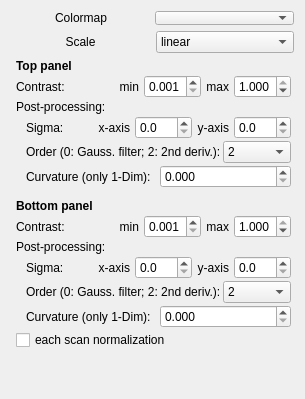
         <widget class="QWidget" name="ColorScalePage">
          <property name="geometry">
           <rect>
            <x>0</x>
            <y>0</y>
            <width>305</width>
            <height>399</height>
           </rect>
          </property>
          <property name="sizePolicy">
           <sizepolicy hsizetype="Preferred" vsizetype="Expanding">
            <horstretch>0</horstretch>
            <verstretch>0</verstretch>
           </sizepolicy>
          </property>
          <attribute name="label">
           <string> ▶  Colorscale and signal processing</string>
          </attribute>
          <layout class="QVBoxLayout" name="verticalLayout_8">
           <item>
            <layout class="QHBoxLayout" name="ColorMap">
             <property name="spacing">
              <number>4</number>
             </property>
             <property name="sizeConstraint">
              <enum>QLayout::SetMinimumSize</enum>
             </property>
             <property name="topMargin">
              <number>0</number>
             </property>
             <item>
              <widget class="QLabel" name="ql_cmaps">
               <property name="sizePolicy">
                <sizepolicy hsizetype="Minimum" vsizetype="Preferred">
                 <horstretch>0</horstretch>
                 <verstretch>0</verstretch>
                </sizepolicy>
               </property>
               <property name="text">
                <string>Colormap</string>
               </property>
               <property name="alignment">
                <set>Qt::AlignCenter</set>
               </property>
              </widget>
             </item>
             <item>
              <widget class="QComboBox" name="qcb_cmaps">
               <property name="sizePolicy">
                <sizepolicy hsizetype="Minimum" vsizetype="Maximum">
                 <horstretch>0</horstretch>
                 <verstretch>0</verstretch>
                </sizepolicy>
               </property>
               <property name="minimumSize">
                <size>
                 <width>0</width>
                 <height>10</height>
                </size>
               </property>
               <property name="styleSheet">
                <string notr="true"/>
               </property>
               <property name="editable">
                <bool>false</bool>
               </property>
              </widget>
             </item>
            </layout>
           </item>
           <item>
            <layout class="QHBoxLayout" name="horizontalLayout_2">
             <property name="rightMargin">
              <number>0</number>
             </property>
             <item>
              <widget class="QLabel" name="ql_cmapscale">
               <property name="sizePolicy">
                <sizepolicy hsizetype="Minimum" vsizetype="Preferred">
                 <horstretch>0</horstretch>
                 <verstretch>0</verstretch>
                </sizepolicy>
               </property>
               <property name="text">
                <string>Scale</string>
               </property>
               <property name="alignment">
                <set>Qt::AlignCenter</set>
               </property>
              </widget>
             </item>
             <item>
              <widget class="QComboBox" name="qcb_cmapscale">
               <property name="styleSheet">
                <string notr="true"/>
               </property>
               <item>
                <property name="text">
                 <string>linear</string>
                </property>
               </item>
               <item>
                <property name="text">
                 <string>log</string>
                </property>
               </item>
               <item>
                <property name="text">
                 <string>power</string>
                </property>
               </item>
              </widget>
             </item>
            </layout>
           </item>
           <item>
            <layout class="QVBoxLayout" name="TopPanel">
             <property name="spacing">
              <number>2</number>
             </property>
             <property name="leftMargin">
              <number>5</number>
             </property>
             <property name="topMargin">
              <number>0</number>
             </property>
             <property name="rightMargin">
              <number>3</number>
             </property>
             <property name="bottomMargin">
              <number>5</number>
             </property>
             <item>
              <widget class="QLabel" name="label_22">
               <property name="sizePolicy">
                <sizepolicy hsizetype="Minimum" vsizetype="Preferred">
                 <horstretch>0</horstretch>
                 <verstretch>0</verstretch>
                </sizepolicy>
               </property>
               <property name="font">
                <font>
                 <pointsize>9</pointsize>
                 <weight>75</weight>
                 <bold>true</bold>
                </font>
               </property>
               <property name="layoutDirection">
                <enum>Qt::LeftToRight</enum>
               </property>
               <property name="text">
                <string>Top panel</string>
               </property>
               <property name="alignment">
                <set>Qt::AlignLeading|Qt::AlignLeft|Qt::AlignVCenter</set>
               </property>
              </widget>
             </item>
             <item>
              <layout class="QHBoxLayout" name="MinMaxTP">
               <property name="spacing">
                <number>5</number>
               </property>
               <property name="leftMargin">
                <number>0</number>
               </property>
               <property name="topMargin">
                <number>0</number>
               </property>
               <item>
                <widget class="QLabel" name="label_27">
                 <property name="text">
                  <string>Contrast:</string>
                 </property>
                </widget>
               </item>
               <item>
                <spacer name="horizontalSpacer">
                 <property name="orientation">
                  <enum>Qt::Horizontal</enum>
                 </property>
                 <property name="sizeHint" stdset="0">
                  <size>
                   <width>40</width>
                   <height>20</height>
                  </size>
                 </property>
                </spacer>
               </item>
               <item>
                <widget class="QLabel" name="label_21">
                 <property name="enabled">
                  <bool>true</bool>
                 </property>
                 <property name="text">
                  <string>min</string>
                 </property>
                 <property name="alignment">
                  <set>Qt::AlignRight|Qt::AlignTrailing|Qt::AlignVCenter</set>
                 </property>
                </widget>
               </item>
               <item>
                <widget class="QDoubleSpinBox" name="qsb_top_zmin">
                 <property name="enabled">
                  <bool>true</bool>
                 </property>
                 <property name="decimals">
                  <number>3</number>
                 </property>
                 <property name="minimum">
                  <double>0.001000000000000</double>
                 </property>
                 <property name="maximum">
                  <double>1.000000000000000</double>
                 </property>
                 <property name="singleStep">
                  <double>0.050000000000000</double>
                 </property>
                 <property name="value">
                  <double>0.001000000000000</double>
                 </property>
                </widget>
               </item>
               <item>
                <widget class="QLabel" name="label_20">
                 <property name="enabled">
                  <bool>true</bool>
                 </property>
                 <property name="text">
                  <string>max</string>
                 </property>
                 <property name="alignment">
                  <set>Qt::AlignRight|Qt::AlignTrailing|Qt::AlignVCenter</set>
                 </property>
                </widget>
               </item>
               <item>
                <widget class="QDoubleSpinBox" name="qsb_top_zmax">
                 <property name="enabled">
                  <bool>true</bool>
                 </property>
                 <property name="decimals">
                  <number>3</number>
                 </property>
                 <property name="minimum">
                  <double>0.001000000000000</double>
                 </property>
                 <property name="maximum">
                  <double>1.000000000000000</double>
                 </property>
                 <property name="singleStep">
                  <double>0.050000000000000</double>
                 </property>
                 <property name="value">
                  <double>1.000000000000000</double>
                 </property>
                </widget>
               </item>
              </layout>
             </item>
             <item>
              <widget class="QLabel" name="label_25">
               <property name="text">
                <string>Post-processing:</string>
               </property>
              </widget>
             </item>
             <item>
              <layout class="QHBoxLayout" name="ParamsTP">
               <property name="spacing">
                <number>5</number>
               </property>
               <property name="leftMargin">
                <number>10</number>
               </property>
               <property name="topMargin">
                <number>0</number>
               </property>
               <item>
                <widget class="QLabel" name="label_26">
                 <property name="sizePolicy">
                  <sizepolicy hsizetype="Minimum" vsizetype="Preferred">
                   <horstretch>0</horstretch>
                   <verstretch>0</verstretch>
                  </sizepolicy>
                 </property>
                 <property name="text">
                  <string>Sigma:</string>
                 </property>
                 <property name="alignment">
                  <set>Qt::AlignLeading|Qt::AlignLeft|Qt::AlignVCenter</set>
                 </property>
                </widget>
               </item>
               <item>
                <spacer name="horizontalSpacer_3">
                 <property name="orientation">
                  <enum>Qt::Horizontal</enum>
                 </property>
                 <property name="sizeHint" stdset="0">
                  <size>
                   <width>40</width>
                   <height>20</height>
                  </size>
                 </property>
                </spacer>
               </item>
               <item>
                <widget class="QLabel" name="label_31">
                 <property name="enabled">
                  <bool>true</bool>
                 </property>
                 <property name="text">
                  <string>x-axis</string>
                 </property>
                 <property name="alignment">
                  <set>Qt::AlignRight|Qt::AlignTrailing|Qt::AlignVCenter</set>
                 </property>
                </widget>
               </item>
               <item>
                <widget class="QDoubleSpinBox" name="qsb_top_sigmax">
                 <property name="enabled">
                  <bool>true</bool>
                 </property>
                 <property name="decimals">
                  <number>1</number>
                 </property>
                 <property name="minimum">
                  <double>0.000000000000000</double>
                 </property>
                 <property name="maximum">
                  <double>100.000000000000000</double>
                 </property>
                 <property name="singleStep">
                  <double>0.100000000000000</double>
                 </property>
                </widget>
               </item>
               <item>
                <widget class="QLabel" name="label_32">
                 <property name="enabled">
                  <bool>true</bool>
                 </property>
                 <property name="text">
                  <string>y-axis</string>
                 </property>
                 <property name="alignment">
                  <set>Qt::AlignRight|Qt::AlignTrailing|Qt::AlignVCenter</set>
                 </property>
                </widget>
               </item>
               <item>
                <widget class="QDoubleSpinBox" name="qsb_top_sigmay">
                 <property name="enabled">
                  <bool>true</bool>
                 </property>
                 <property name="decimals">
                  <number>1</number>
                 </property>
                 <property name="maximum">
                  <double>100.000000000000000</double>
                 </property>
                 <property name="singleStep">
                  <double>0.100000000000000</double>
                 </property>
                 <property name="value">
                  <double>0.000000000000000</double>
                 </property>
                </widget>
               </item>
              </layout>
             </item>
             <item>
              <layout class="QHBoxLayout" name="horizontalLayout_8">
               <property name="leftMargin">
                <number>10</number>
               </property>
               <property name="bottomMargin">
                <number>0</number>
               </property>
               <item>
                <widget class="QLabel" name="label_23">
                 <property name="text">
                  <string>Order (0: Gauss. filter; 2: 2nd deriv.):</string>
                 </property>
                </widget>
               </item>
               <item>
                <widget class="QComboBox" name="qcb_top_order">
                 <item>
                  <property name="text">
                   <string>2</string>
                  </property>
                 </item>
                 <item>
                  <property name="text">
                   <string>1</string>
                  </property>
                 </item>
                 <item>
                  <property name="text">
                   <string>0</string>
                  </property>
                 </item>
                </widget>
               </item>
              </layout>
             </item>
             <item>
              <layout class="QHBoxLayout" name="horizontalLayout_11">
               <property name="leftMargin">
                <number>10</number>
               </property>
               <property name="topMargin">
                <number>0</number>
               </property>
               <item>
                <widget class="QLabel" name="label_41">
                 <property name="text">
                  <string>Curvature (only 1-Dim):</string>
                 </property>
                </widget>
               </item>
               <item>
                <widget class="QDoubleSpinBox" name="qsb_top_curvature">
                 <property name="decimals">
                  <number>3</number>
                 </property>
                 <property name="maximum">
                  <double>10000.000000000000000</double>
                 </property>
                 <property name="singleStep">
                  <double>0.010000000000000</double>
                 </property>
                </widget>
               </item>
              </layout>
             </item>
            </layout>
           </item>
           <item>
            <layout class="QVBoxLayout" name="BotPanel">
             <property name="spacing">
              <number>2</number>
             </property>
             <property name="leftMargin">
              <number>5</number>
             </property>
             <property name="topMargin">
              <number>0</number>
             </property>
             <property name="rightMargin">
              <number>3</number>
             </property>
             <property name="bottomMargin">
              <number>5</number>
             </property>
             <item>
              <widget class="QLabel" name="label_33">
               <property name="sizePolicy">
                <sizepolicy hsizetype="Minimum" vsizetype="Preferred">
                 <horstretch>0</horstretch>
                 <verstretch>0</verstretch>
                </sizepolicy>
               </property>
               <property name="font">
                <font>
                 <pointsize>9</pointsize>
                 <weight>75</weight>
                 <bold>true</bold>
                </font>
               </property>
               <property name="layoutDirection">
                <enum>Qt::LeftToRight</enum>
               </property>
               <property name="text">
                <string>Bottom panel</string>
               </property>
               <property name="alignment">
                <set>Qt::AlignLeading|Qt::AlignLeft|Qt::AlignVCenter</set>
               </property>
              </widget>
             </item>
             <item>
              <layout class="QHBoxLayout" name="MinMaxBP">
               <property name="spacing">
                <number>5</number>
               </property>
               <property name="leftMargin">
                <number>0</number>
               </property>
               <property name="topMargin">
                <number>0</number>
               </property>
               <item>
                <widget class="QLabel" name="label_34">
                 <property name="text">
                  <string>Contrast:</string>
                 </property>
                </widget>
               </item>
               <item>
                <spacer name="horizontalSpacer_4">
                 <property name="orientation">
                  <enum>Qt::Horizontal</enum>
                 </property>
                 <property name="sizeHint" stdset="0">
                  <size>
                   <width>40</width>
                   <height>20</height>
                  </size>
                 </property>
                </spacer>
               </item>
               <item>
                <widget class="QLabel" name="label_35">
                 <property name="enabled">
                  <bool>true</bool>
                 </property>
                 <property name="text">
                  <string>min</string>
                 </property>
                 <property name="alignment">
                  <set>Qt::AlignRight|Qt::AlignTrailing|Qt::AlignVCenter</set>
                 </property>
                </widget>
               </item>
               <item>
                <widget class="QDoubleSpinBox" name="qsb_bot_zmin">
                 <property name="enabled">
                  <bool>true</bool>
                 </property>
                 <property name="decimals">
                  <number>3</number>
                 </property>
                 <property name="minimum">
                  <double>0.001000000000000</double>
                 </property>
                 <property name="maximum">
                  <double>1.000000000000000</double>
                 </property>
                 <property name="singleStep">
                  <double>0.050000000000000</double>
                 </property>
                 <property name="value">
                  <double>0.001000000000000</double>
                 </property>
                </widget>
               </item>
               <item>
                <widget class="QLabel" name="label_36">
                 <property name="enabled">
                  <bool>true</bool>
                 </property>
                 <property name="text">
                  <string>max</string>
                 </property>
                 <property name="alignment">
                  <set>Qt::AlignRight|Qt::AlignTrailing|Qt::AlignVCenter</set>
                 </property>
                </widget>
               </item>
               <item>
                <widget class="QDoubleSpinBox" name="qsb_bot_zmax">
                 <property name="enabled">
                  <bool>true</bool>
                 </property>
                 <property name="decimals">
                  <number>3</number>
                 </property>
                 <property name="minimum">
                  <double>0.001000000000000</double>
                 </property>
                 <property name="maximum">
                  <double>1.000000000000000</double>
                 </property>
                 <property name="singleStep">
                  <double>0.050000000000000</double>
                 </property>
                 <property name="value">
                  <double>1.000000000000000</double>
                 </property>
                </widget>
               </item>
              </layout>
             </item>
             <item>
              <widget class="QLabel" name="label_28">
               <property name="text">
                <string>Post-processing:</string>
               </property>
              </widget>
             </item>
             <item>
              <layout class="QHBoxLayout" name="ParamsTP_2">
               <property name="spacing">
                <number>5</number>
               </property>
               <property name="leftMargin">
                <number>10</number>
               </property>
               <property name="topMargin">
                <number>0</number>
               </property>
               <item>
                <widget class="QLabel" name="label_37">
                 <property name="sizePolicy">
                  <sizepolicy hsizetype="Minimum" vsizetype="Preferred">
                   <horstretch>0</horstretch>
                   <verstretch>0</verstretch>
                  </sizepolicy>
                 </property>
                 <property name="text">
                  <string>Sigma:</string>
                 </property>
                 <property name="alignment">
                  <set>Qt::AlignLeading|Qt::AlignLeft|Qt::AlignVCenter</set>
                 </property>
                </widget>
               </item>
               <item>
                <spacer name="horizontalSpacer_5">
                 <property name="orientation">
                  <enum>Qt::Horizontal</enum>
                 </property>
                 <property name="sizeHint" stdset="0">
                  <size>
                   <width>40</width>
                   <height>20</height>
                  </size>
                 </property>
                </spacer>
               </item>
               <item>
                <widget class="QLabel" name="label_38">
                 <property name="enabled">
                  <bool>true</bool>
                 </property>
                 <property name="text">
                  <string>x-axis</string>
                 </property>
                 <property name="alignment">
                  <set>Qt::AlignRight|Qt::AlignTrailing|Qt::AlignVCenter</set>
                 </property>
                </widget>
               </item>
               <item>
                <widget class="QDoubleSpinBox" name="qsb_bot_sigmax">
                 <property name="enabled">
                  <bool>true</bool>
                 </property>
                 <property name="decimals">
                  <number>1</number>
                 </property>
                 <property name="minimum">
                  <double>0.000000000000000</double>
                 </property>
                 <property name="maximum">
                  <double>100.000000000000000</double>
                 </property>
                 <property name="singleStep">
                  <double>0.100000000000000</double>
                 </property>
                </widget>
               </item>
               <item>
                <widget class="QLabel" name="label_39">
                 <property name="enabled">
                  <bool>true</bool>
                 </property>
                 <property name="text">
                  <string>y-axis</string>
                 </property>
                 <property name="alignment">
                  <set>Qt::AlignRight|Qt::AlignTrailing|Qt::AlignVCenter</set>
                 </property>
                </widget>
               </item>
               <item>
                <widget class="QDoubleSpinBox" name="qsb_bot_sigmay">
                 <property name="enabled">
                  <bool>true</bool>
                 </property>
                 <property name="decimals">
                  <number>1</number>
                 </property>
                 <property name="maximum">
                  <double>100.000000000000000</double>
                 </property>
                 <property name="singleStep">
                  <double>0.100000000000000</double>
                 </property>
                 <property name="value">
                  <double>0.000000000000000</double>
                 </property>
                </widget>
               </item>
              </layout>
             </item>
             <item>
              <layout class="QHBoxLayout" name="horizontalLayout_9">
               <property name="leftMargin">
                <number>10</number>
               </property>
               <property name="bottomMargin">
                <number>0</number>
               </property>
               <item>
                <widget class="QLabel" name="label_40">
                 <property name="text">
                  <string>Order (0: Gauss. filter; 2: 2nd deriv.):</string>
                 </property>
                </widget>
               </item>
               <item>
                <widget class="QComboBox" name="qcb_bot_order">
                 <item>
                  <property name="text">
                   <string>2</string>
                  </property>
                 </item>
                 <item>
                  <property name="text">
                   <string>1</string>
                  </property>
                 </item>
                 <item>
                  <property name="text">
                   <string>0</string>
                  </property>
                 </item>
                </widget>
               </item>
              </layout>
             </item>
             <item>
              <layout class="QHBoxLayout" name="horizontalLayout_10">
               <property name="leftMargin">
                <number>10</number>
               </property>
               <property name="topMargin">
                <number>0</number>
               </property>
               <item>
                <widget class="QLabel" name="label_29">
                 <property name="text">
                  <string>Curvature (only 1-Dim):</string>
                 </property>
                </widget>
               </item>
               <item>
                <widget class="QDoubleSpinBox" name="qsb_bot_curvature">
                 <property name="decimals">
                  <number>3</number>
                 </property>
                 <property name="maximum">
                  <double>10000.000000000000000</double>
                 </property>
                 <property name="singleStep">
                  <double>0.010000000000000</double>
                 </property>
                </widget>
               </item>
              </layout>
             </item>
             <item>
              <widget class="QCheckBox" name="isoe_norm_cbx">
               <property name="enabled">
                <bool>true</bool>
               </property>
               <property name="text">
                <string>each scan normalization</string>
               </property>
              </widget>
             </item>
            </layout>
           </item>
           <item>
            <spacer name="verticalSpacer">
             <property name="orientation">
              <enum>Qt::Vertical</enum>
             </property>
             <property name="sizeHint" stdset="0">
              <size>
               <width>20</width>
               <height>40</height>
              </size>
             </property>
            </spacer>
           </item>
          </layout>
         </widget>
